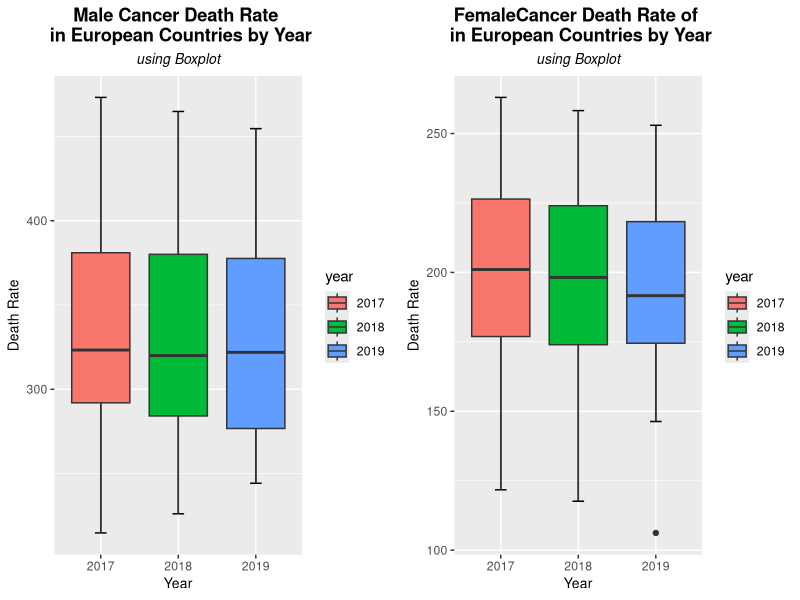
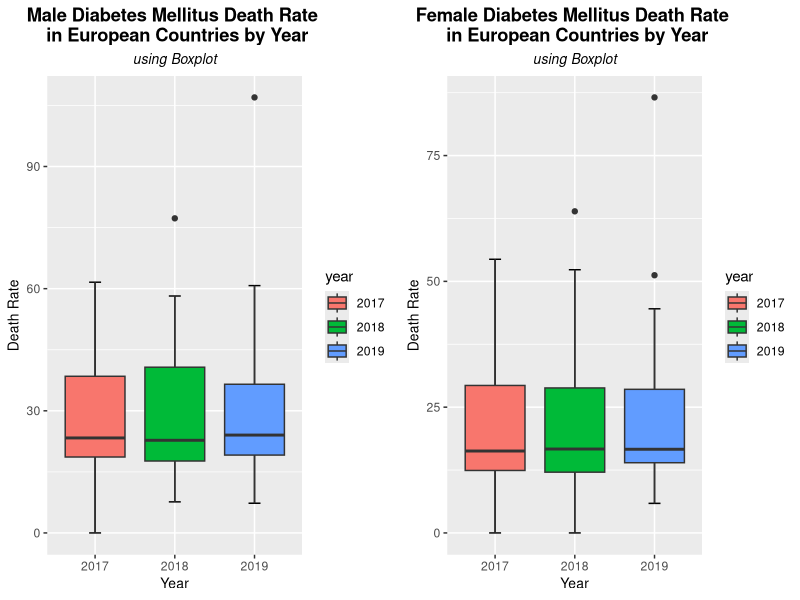
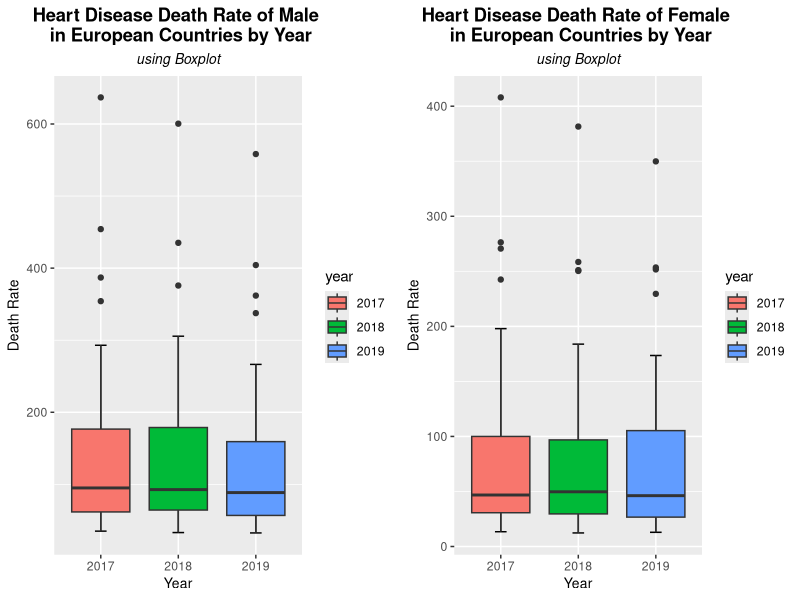
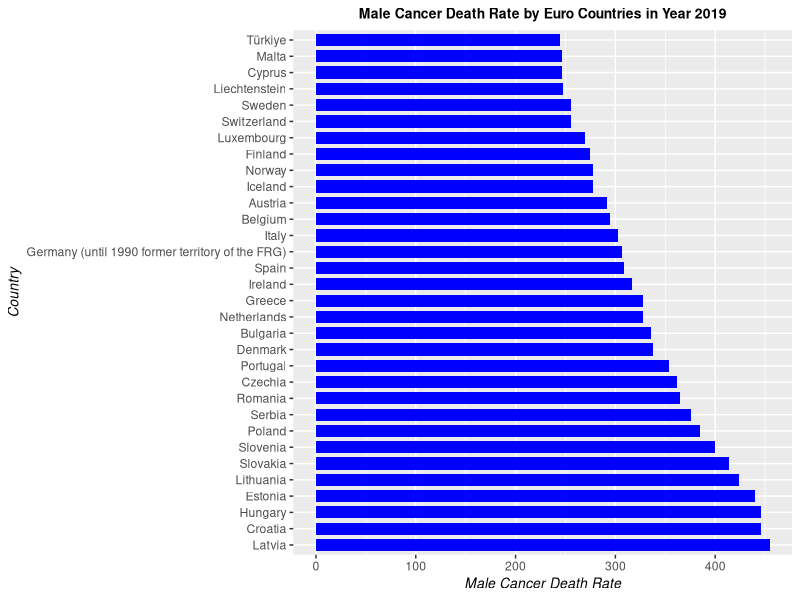
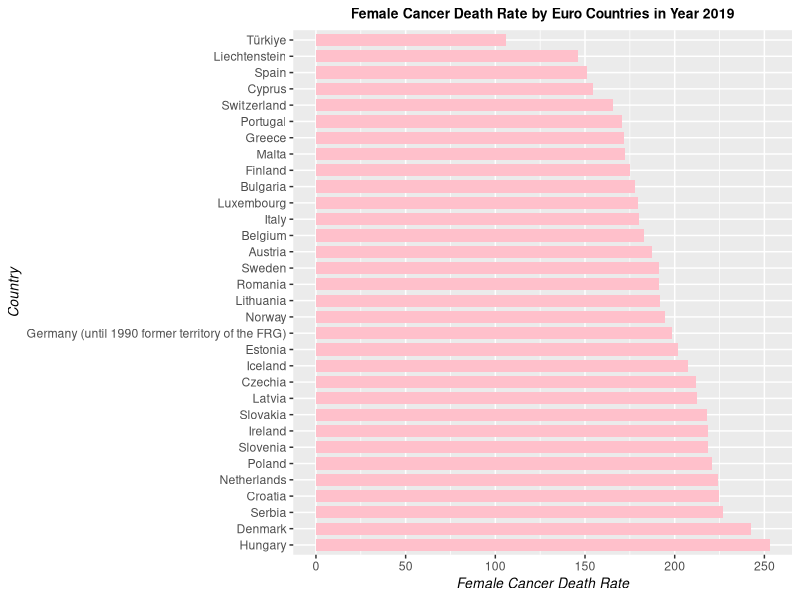
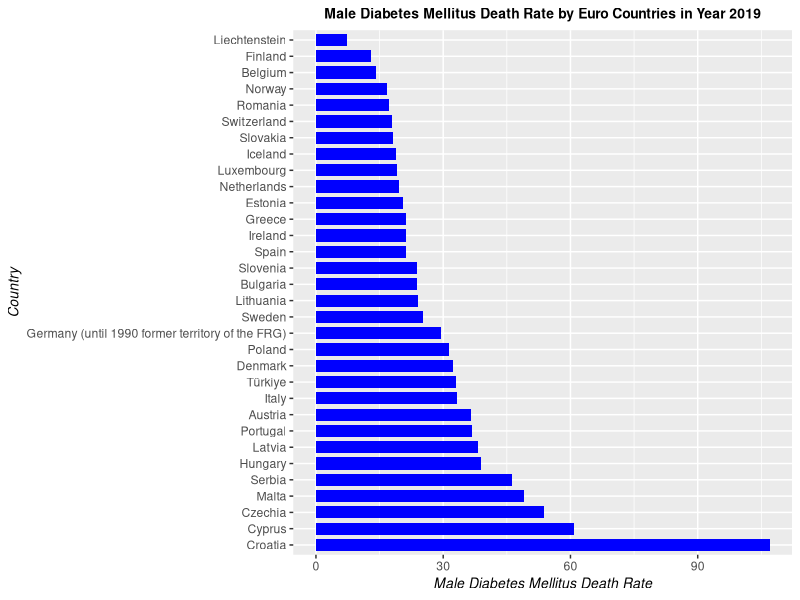
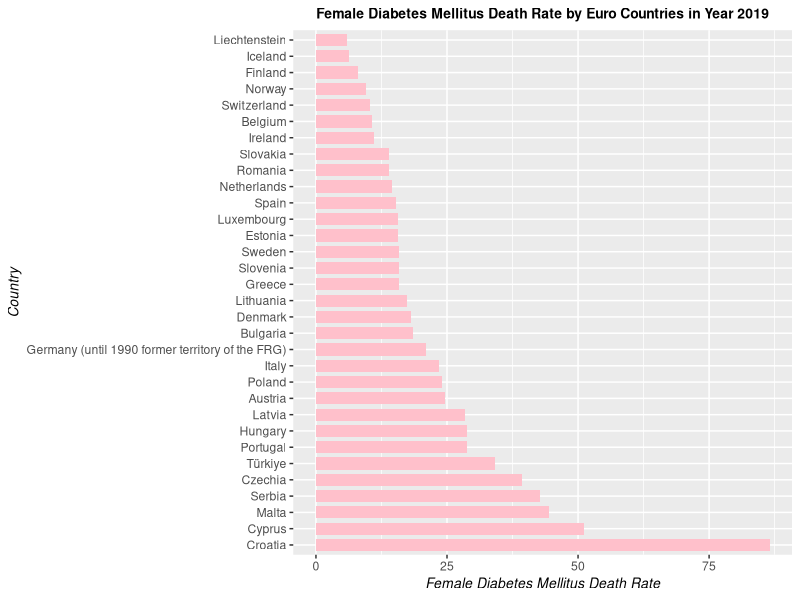
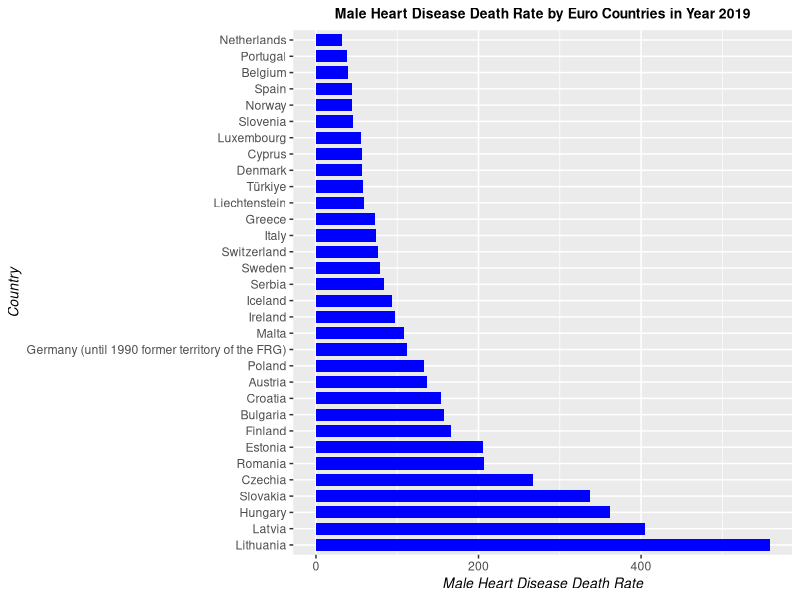

The R script that drew these images, in order:
## ---- chunk 1
knitr::opts_knit$set(root.dir = "/Users/clementine/Desktop/Github/R-Projects/Death Rates of Cancer, Diabetes, Heart Disease in Eurozone")
library(knitr)
opts_chunk$set(echo=TRUE, 
               warning=FALSE, 
               message=FALSE,
               cache = FALSE,
               include = TRUE,
               results = 'show',
               error = TRUE)
## ---- chunk 2
library("tidyverse")
library("dplyr")  
library("tidyr")
library("ggplot2")
library("readxl") #To read xlxs file
library("gridExtra") #To show ggplot side by side
## ---- chunk 3
#Load Cancer Death Rate dataset
df_cancer = read_excel("cancer.xlsx", skip = 9)
#Remove 7 rows in the bottom of this dataset
df_cancer = slice(df_cancer, 1:(n() - 7))
## ---- chunk 4
#Count ":" symbol in the data that we want to remove
sum(df_cancer == ":")    
## ---- chunk 5
#Replace ":" symbol with NA value
df_cancer <- replace(df_cancer, df_cancer==":", NA)
#Remove NA value from this dataset
df_cancer <- df_cancer %>% drop_na()
## ---- chunk 6
#Change the death rate from character to numeric value
i <- c(3, 4)
df_cancer[ , i] <- apply(df_cancer[ , i], 2,            
                         function(x) as.numeric(as.character(x)))
#Rename the column names of this dataset
names(df_cancer) <- c('country','year','cancer_males','cancer_females')
#Then, I print the head, structure, and dimension of the cancer death rate dataset 
head(df_cancer)
str(df_cancer)
dim(df_cancer)
## ---- chunk 7
#Load Diabetes Death Rate dataset
df_diabetes = read_excel("diabetes.xlsx", skip = 9)
#Remove 7 rows in the bottom of this dataset
df_diabetes = slice(df_diabetes, 1:(n() - 7))
## ---- chunk 8
#Count ":" symbol in the data that we want to remove
sum(df_diabetes == ":")    
## ---- chunk 9
#Replace ":" symbol with NA value
df_diabetes <- replace(df_diabetes, df_diabetes==":", NA)
#Remove NA value from this dataset
df_diabetes <- df_diabetes %>% drop_na()
## ---- chunk 10
#Change the death rate from character to numeric value
i <- c(3, 4)
df_diabetes[ , i] <- apply(df_diabetes[ , i], 2,            
                         function(x) as.numeric(as.character(x)))
#Remove NA value from this dataset
df_diabetes <- df_diabetes %>% drop_na()
#Rename the column names of this dataset
names(df_diabetes) <- c('country','year','diabetes_males','diabetes_females')
#Then, I print the head, structure, and dimension of the diabetes death rate dataset 
head(df_diabetes)
str(df_diabetes)
dim(df_diabetes)
## ---- chunk 11
#Load Heart Disease Death Rate dataset
df_heart = read_excel("heart_disease.xlsx", skip = 9)
#Remove 7 rows in the bottom of this dataset
df_heart = slice(df_heart, 1:(n() - 7))
## ---- chunk 12
#Count ":" symbol in the data that we want to remove
sum(df_heart == ":")    
## ---- chunk 13
#Replace ":" symbol with NA value
df_heart <- replace(df_heart, df_heart==":", NA)
#Remove NA value from this dataset
df_heart <- df_heart %>% drop_na()
## ---- chunk 14
#Change the death rate from character to numeric value
i <- c(3, 4)
df_heart[ , i] <- apply(df_heart[ , i], 2,            
                         function(x) as.numeric(as.character(x)))
#Remove NA value from this dataset
df_heart <- df_heart %>% drop_na()
#Rename the column names of this dataset
names(df_heart) <- c('country','year','heart_males','heart_females')
#Then, I print the head, structure, and dimension of the heart disease death rate dataset
head(df_heart)
str(df_heart)
dim(df_heart)
## ---- chunk 15
#First, I combine Cancer and Diabetes Death Rate datasets together
df_cancer_diabetes =  df_cancer %>% right_join(df_diabetes, by=c("country","year"))
#Then, I combine all the data together into one dataset. This dataset will be used throughout the analysis part below
df_all =  df_cancer_diabetes %>% right_join(df_heart, by=c("country","year"))
#Print the head, structure, and dimension of the combined dataset
head(df_all)
str(df_all)
dim(df_all)
## ---- chunk 16
by(df_all, df_all$year, summary)
## ---- chunk 17
#Create boxplot for male cancer death rate by year
cancer_male_plot = ggplot(df_all, aes(x= as.character(year), y = cancer_males, fill = year))+
  stat_boxplot(geom = "errorbar",
               width = 0.15)+
  geom_boxplot()+
  labs(title = "Male Cancer Death Rate \n in European Countries by Year",
       subtitle = "using Boxplot",
       x = "Year",
       y = "Death Rate")+
  theme(plot.title = element_text(face="bold",hjust = 0.5),
        plot.subtitle = element_text(face="italic",hjust = 0.5, size = 10),
        axis.title.x = element_text(size = 10),
        axis.title.y = element_text(size= 10))

#Create boxplot for female cancer death rate by year
cancer_female_plot = ggplot(df_all, aes(x= as.character(year), y = cancer_females, fill = year))+
  stat_boxplot(geom = "errorbar",
               width = 0.15)+
  geom_boxplot()+
  labs(title = "FemaleCancer Death Rate of \n in European Countries by Year",
       subtitle = "using Boxplot",
       x = "Year",
       y = "Death Rate")+
  theme(plot.title = element_text(face="bold",hjust = 0.5),
        plot.subtitle = element_text(face="italic",hjust = 0.5, size = 10),
        axis.title.x = element_text(size = 10),
        axis.title.y = element_text(size= 10))

#Show the male and female cancer death rate plot side by side
grid.arrange(cancer_male_plot, cancer_female_plot, ncol=2)
## ---- chunk 18
#Create boxplot for male diabetes death rate by year
diabetes_male_plot = ggplot(df_diabetes, aes(x= as.character(year), y = diabetes_males, fill = year))+
  stat_boxplot(geom = "errorbar",
               width = 0.15)+
  geom_boxplot()+
  labs(title = "Male Diabetes Mellitus Death Rate \n in European Countries by Year",
       subtitle = "using Boxplot",
       x = "Year",
       y = "Death Rate")+
  theme(plot.title = element_text(face="bold",hjust = 0.5),
        plot.subtitle = element_text(face="italic",hjust = 0.5, size = 10),
        axis.title.x = element_text(size = 10),
        axis.title.y = element_text(size= 10))

#Create boxplot for female diabetes death rate by year
diabetes_female_plot = ggplot(df_diabetes, aes(x= as.character(year), y = diabetes_females, fill = year))+
  stat_boxplot(geom = "errorbar",
               width = 0.15)+
  geom_boxplot()+
  labs(title = "Female Diabetes Mellitus Death Rate \n in European Countries by Year",
       subtitle = "using Boxplot",
       x = "Year",
       y = "Death Rate")+
  theme(plot.title = element_text(face="bold",hjust = 0.5),
        plot.subtitle = element_text(face="italic",hjust = 0.5, size = 10),
        axis.title.x = element_text(size = 10),
        axis.title.y = element_text(size= 10))

#Show the male and female diabetes death rate plot side by side
grid.arrange(diabetes_male_plot, diabetes_female_plot, ncol=2)
## ---- chunk 19
#Create boxplot for male heart disease death rate by year
heart_male_plot = ggplot(df_all, aes(x= as.character(year), y = heart_males, fill = year))+
  stat_boxplot(geom = "errorbar",
               width = 0.15)+
  geom_boxplot()+
  labs(title = "Heart Disease Death Rate of Male \n in European Countries by Year",
       subtitle = "using Boxplot",
       x = "Year",
       y = "Death Rate")+
  theme(plot.title = element_text(face="bold",hjust = 0.5),
        plot.subtitle = element_text(face="italic",hjust = 0.5, size = 10),
        axis.title.x = element_text(size = 10),
        axis.title.y = element_text(size= 10))

#Create boxplot for female heart disease death rate by year
heart_female_plot = ggplot(df_all, aes(x= as.character(year), y = heart_females, fill = year))+
  stat_boxplot(geom = "errorbar",
               width = 0.15)+
  geom_boxplot()+
  labs(title = "Heart Disease Death Rate of Female \n in European Countries by Year",
       subtitle = "using Boxplot",
       x = "Year",
       y = "Death Rate")+
  theme(plot.title = element_text(face="bold",hjust = 0.5),
        plot.subtitle = element_text(face="italic",hjust = 0.5, size = 10),
        axis.title.x = element_text(size = 10),
        axis.title.y = element_text(size= 10))

#Show the male and female heart disease death rate plot side by side
grid.arrange(heart_male_plot, heart_female_plot, ncol=2)
## ---- chunk 20
#First of all, I create dataset that contains only year 2019
df_2019 <- subset(df_all,year == "2019")
#I create a ascending barplot for cancer death rate male and female in 2019 with below code.
#Male cancer death rate barplot in 2019:
ggplot(data = df_2019, aes(x = reorder(country, -cancer_males), 
                           y = cancer_males, fill = country)) +
  geom_bar(stat = "identity", width = 0.75,fill= "blue")+
  coord_flip() +
  labs(x = "Country", 
       y = "Male Cancer Death Rate", 
       title = "Male Cancer Death Rate by Euro Countries in Year 2019") +
  theme(plot.title = element_text(face="bold",hjust = 0.5, size= 10), 
        axis.title.x = element_text(face="italic", size = 10),
        axis.title.y = element_text(face="italic", size = 10))

#Female cancer death rate barplot in 2019:
ggplot(data = df_2019, aes(x = reorder(country, -cancer_females), 
                           y = cancer_females, fill = country)) +
  geom_bar(stat = "identity", width = 0.75,fill= "pink")+
  coord_flip() +
  labs(x = "Country", 
       y = "Female Cancer Death Rate", 
       title = "Female Cancer Death Rate by Euro Countries in Year 2019") +
  theme(plot.title = element_text(face="bold",hjust = 0.5, size= 10), 
        axis.title.x = element_text(face="italic", size = 10),
        axis.title.y = element_text(face="italic", size = 10))
## ---- chunk 21
#I create a ascending barplot for diabetes death rate male and female in 2019 with below code.
#Male diabetes death rate barplot in 2019:
ggplot(data = df_2019, aes(x = reorder(country, -diabetes_males), 
                           y = diabetes_males, fill = country)) +
  geom_bar(stat = "identity", width = 0.75,fill= "blue")+
  coord_flip() +
  labs(x = "Country", 
       y = "Male Diabetes Mellitus Death Rate", 
       title = "Male Diabetes Mellitus Death Rate by Euro Countries in Year 2019") +
  theme(plot.title = element_text(face="bold",hjust = 0.5, size= 10), 
        axis.title.x = element_text(face="italic", size = 10),
        axis.title.y = element_text(face="italic", size = 10))

#Female diabetes death rate barplot in 2019:
ggplot(data = df_2019, aes(x = reorder(country, -diabetes_females), 
                           y = diabetes_females, fill = country)) +
  geom_bar(stat = "identity", width = 0.75,fill= "pink")+
  coord_flip() +
  labs(x = "Country", 
       y = "Female Diabetes Mellitus Death Rate", 
       title = "Female Diabetes Mellitus Death Rate by Euro Countries in Year 2019") +
  theme(plot.title = element_text(face="bold",hjust = 0.5, size= 10), 
        axis.title.x = element_text(face="italic", size = 10),
        axis.title.y = element_text(face="italic", size = 10))
## ---- chunk 22
#I create a ascending barplot for heart disease death rate male and female in 2019 with below code.
#Male heart disease death rate barplot in 2019:
ggplot(data = df_2019, aes(x = reorder(country, -heart_males), 
                           y = heart_males, fill = country)) +
  geom_bar(stat = "identity", width = 0.75,fill= "blue")+
  coord_flip() +
  labs(x = "Country", 
       y = "Male Heart Disease Death Rate", 
       title = "Male Heart Disease Death Rate by Euro Countries in Year 2019") +
  theme(plot.title = element_text(face="bold",hjust = 0.5, size= 10), 
        axis.title.x = element_text(face="italic", size = 10),
        axis.title.y = element_text(face="italic", size = 10))

#Female heart disease death rate barplot in 2019:
ggplot(data = df_2019, aes(x = reorder(country, -heart_females), 
                           y = heart_females, fill = country)) +
  geom_bar(stat = "identity", width = 0.75,fill= "pink")+
  coord_flip() +
  labs(x = "Country", 
       y = "Female Heart Disease Death Rate", 
       title = "Female Heart Disease Death Rate by Euro Countries in Year 2019") +
  theme(plot.title = element_text(face="bold",hjust = 0.5, size= 10), 
        axis.title.x = element_text(face="italic", size = 10),
        axis.title.y = element_text(face="italic", size = 10))
## ---- chunk 23
#Create dataset for numerical variables only
df_numerical <- df_all %>%
  select(-country, -year)
#Standardized the numerical variables
df_numerical<- as.data.frame(scale(df_numerical))
## ---- chunk 24
#Show the correlation of the numerical variables in the dataset using Pearson Method
round(cor(df_numerical),
  digits = 2 # rounded to 2 decimals
)
## ---- chunk 25
mod <- lm(cancer_males ~ ., data = df_numerical)
summary(mod)
## ---- chunk 26
#Download and install the tidyverse package 
#install.packages("tidyr")
#Load the package
#library(tidyr) -> This has been done in the load package part
#Running the following code will give the description of the tidyr package functions that I use below
?gather
?separate
?unite
?spread
## ---- chunk 27
#Using gather() function on df_cancer dataset
df_cancer_gather <- df_cancer %>% 
  gather(Gender, Rate, cancer_males:cancer_females)
  
#Print the head and tail of the data in a long format
head(df_cancer_gather)
tail(df_cancer_gather) 
## ---- chunk 28
#Use separate() function to make data wider
df_cancer_separate <- df_cancer_gather %>% 
            separate(Gender, c("Disease", 
                              "Gender"))

#Print the head and tail of the data
head(df_cancer_separate)
tail(df_cancer_separate)
## ---- chunk 29
#Use unite() function to glue Disease and Gender columns
df_cancer_unite <- df_cancer_separate %>%
            unite(Gender, Disease, 
                  Gender, sep = "_")

#Print the head of the data
head(df_cancer_unite)
## ---- chunk 30
# use spread() function to make data wider
df_cancer_spread <- df_cancer_unite %>% 
            spread(Gender, Rate)

#Print the head of the data
head(df_cancer_spread)
